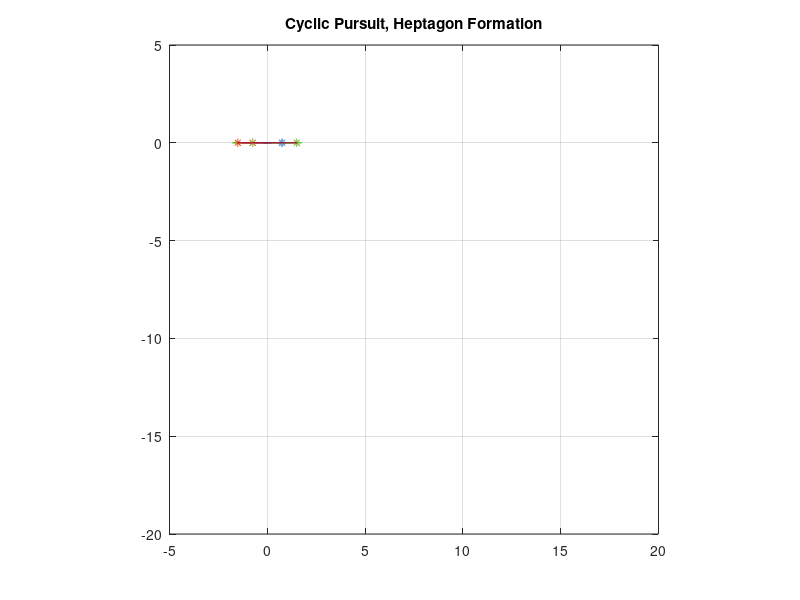

Recreate this plot in MATLAB.
%
% cyclic pursuit / achievable formation problem (n=7) - Heptagon
clear
M=[-1 1 0 0 0 0;0 -1 1 0 0 0;0 0 -1 1 0 0;0 0 0 -1 1 0; ...
    0 0 0 0 -1 1; 1 0 0 0 0 -1];
F=eye(6);
t=0:0.01:10;
x0=[12+j*3; 12+j*6; 12+j*0; 12-j*3; 12-j*6; 12-j*9];
B=[1.5*exp(((j*2*pi)/6)*1);
   1.5*exp(((j*2*pi)/6)*2); 
   1.5*exp(((j*2*pi)/6)*3);
   1.5*exp(((j*2*pi)/6)*4);
   1.5*exp(((j*2*pi)/6)*5);
   1.5*exp(((j*2*pi)/6)*6)];
sys=ss(M,B,eye(6),0*B);
u=ones(size(t));
y=lsim(sys,u,t,x0);
oend=length(t);
plot(real(y(:,1)),imag(y(:,1)),'-b',real(y(:,2)),imag(y(:,2)),'-g',...
    real(y(:,3)),imag(y(:,3)),'-r',real(y(:,4)),imag(y(:,4)),'-.b',...
    real(y(:,5)),imag(y(:,5)),'-.g', real(y(:,6)),imag(y(:,6)),'-g'), hold on 
plot(real(y(oend,1)),imag(y(oend,1)),'*',real(y(oend,2)),imag(y(oend,2)),'*',...
    real(y(oend,3)),imag(y(oend,3)),'*',real(y(oend,4)),imag(y(oend,4)),'*',...
    real(y(oend,5)),imag(y(oend,5)),'*',real(y(oend,6)),imag(y(oend,6)),'*')
z=[y(oend,1) y(oend,2) y(oend,3) y(oend,4) y(oend,5) y(oend,6) y(oend,1)];
plot(real(z),imag(z)), hold off
axis([-5 20 -20 5]), axis('square'), grid
title('Cyclic Pursuit, Heptagon Formation') % title
